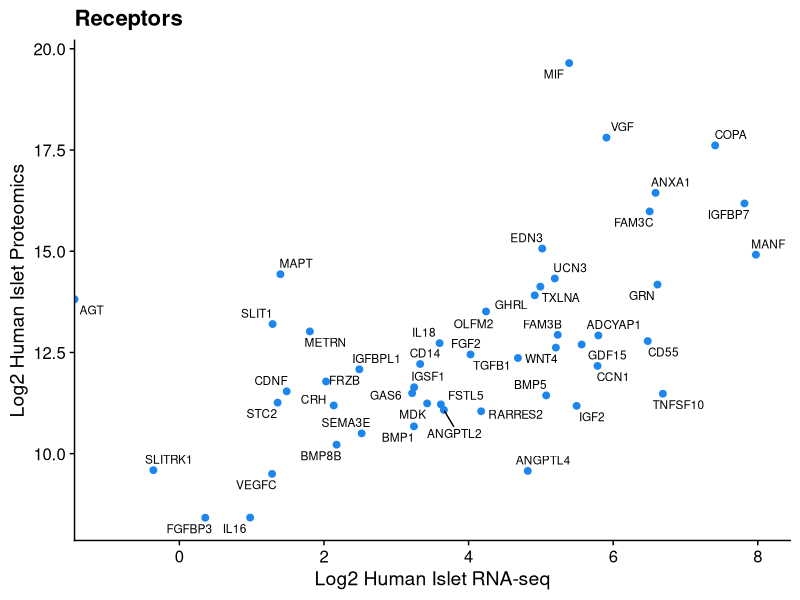
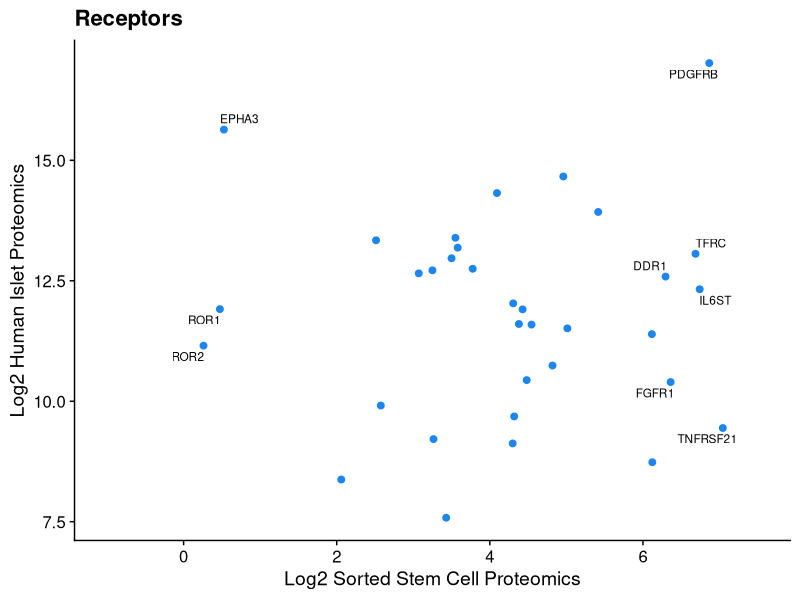
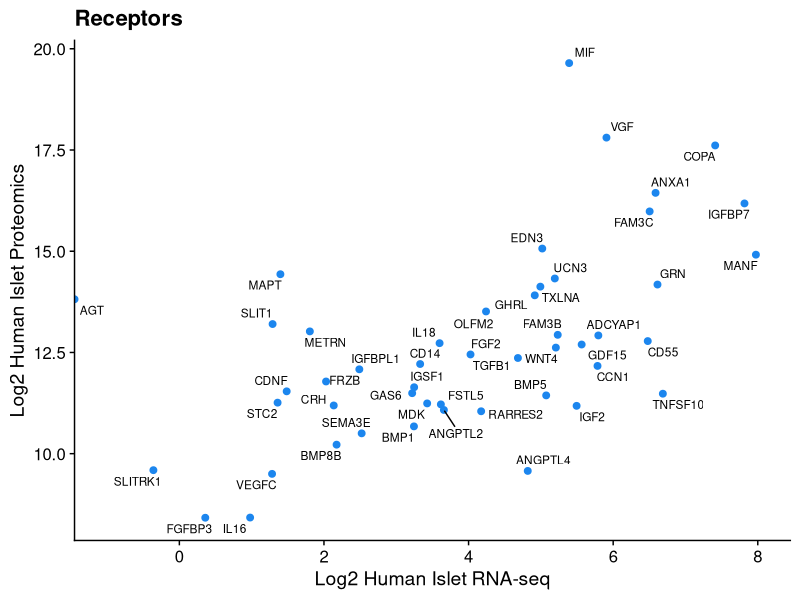

These figures' R source, in order: (Note: this script raises an error after producing the figures.)
# explore the new proteomics data from Foster lab now that have all the 
# n's. Compare it to the bulk RNA-seq data



library(tidyverse)
library(cowplot)
library(ggrepel) 



# open new proteomics data from Grace
proteomics_df <- (read.csv("ligand_receptor_lists/feb2022_new_lists/OmniPath/data/ave_proteomics_grace_mar2022.txt", 
                          sep = "\t")) %>% 
  mutate(uniprot_gn_ids = Protein.Group) 



# open receptors list
# this list has been filtered to exclude all receptors with a consensus score below 6
# and to remove all that were manually annotated as "No" to keep in list
# kept the "TBDs"
receptors_df <- (read.csv("ligand_receptor_lists/feb2022_new_lists/OmniPath/data/receptors_with_proteomics.tsv", 
                          sep = "\t"))


# open ligands list
# this list has been filtered to exclude all ligands with a consensus score below 6
# and to remove all that were manually annoated as "No" to keep in list
# kept the "TBDs"
ligands_df <- (read.csv("ligand_receptor_lists/feb2022_new_lists/OmniPath/data/ligands_with_proteomics.tsv", 
                        sep = "\t")) # %>% 
 # select(hgnc_symbol,
  #       description,
   #      comments,
  #       ensembl_gene_ids,
   #      uniprot_gn_ids,
    #     consensus_score,
     #    islet_tpm,
      #   islet_tpm_rank,
       #  islet_proteomics,
  #       islet_proteomics_rank) %>% 
  # append new proteomics data
#  left_join(proteomics_df,
#            by = "uniprot_gn_ids")


nrow(ligands_df %>% 
  filter(keep_in_list == "Yes"))

# plot human islet bulk RNA-seq against proteomics
# receptors new list may 17th 2022
ligands_df %>% 
  filter(keep_in_list == "Yes") %>% 
ggplot(aes(x = log2(islet_tpm), 
           y = log2(all_islet_proteomics),
           label = hgnc_symbol)) +
  geom_point(colour = "dodgerblue2", size = 2) +
  labs(x = "Log2 Human Islet RNA-seq",
       y = "Log2 Human Islet Proteomics") +
  ggtitle("Receptors") +
  scale_x_continuous(limits = c(-1,8)) +
  # this uses the ggrepel to position
#  geom_text_repel(data=subset(receptors_df %>% filter(keep_in_list == "Yes"), 
#                              log2(islet_tpm) < 2), # to label only certain points
#                  size = 3) +
  geom_text_repel(data=subset(ligands_df %>% filter(keep_in_list == "Yes")), 
                  size = 3,
                  max.overlaps = 20,
                  force = 1,
                  max.time = 2) +
  theme_cowplot()

ggsave(filename = "ligand_receptor_lists/feb2022_new_lists/OmniPath/figures/receptors_islet_proteomics_vs_TPM.jpg")


# receptors stem cell sorted vs human islet
receptors_df %>% 
  filter(keep_in_list == "Yes") %>% 
  ggplot(aes(x = log2(islet_tpm), 
             y = log2(sorted_sc_proteomics),
             label = hgnc_symbol)) +
  geom_point(colour = "dodgerblue2", size = 2) +
  labs(x = "Log2 Sorted Stem Cell Proteomics",
       y = "Log2 Human Islet Proteomics") +
  ggtitle("Receptors") +
  scale_x_continuous(limits = c(-1,7.5)) +
  # this uses the ggrepel to position
  geom_text_repel(data=subset(receptors_df %>% filter(keep_in_list == "Yes"), 
                              log2(islet_tpm) < 2),
                  size = 3) +
  geom_text_repel(data=subset(receptors_df %>% filter(keep_in_list == "Yes"), 
                              log2(islet_tpm) > 6.2),
                  size = 3) +
  theme_cowplot()



# plot human islet bulk RNA-seq against proteomics
ggplot(ligands_df, aes(x = log2(islet_tpm), y = log2(proteomics_human_islets))) +
  geom_point(colour = "dodgerblue2", size = 2) +
  labs(x = "Log2 Human Islet RNA-seq",
       y = "Log2 Human Islet Proteomics") +
  ggtitle("Ligands") +
  scale_x_continuous(limits = c(-5,20)) +
  theme_cowplot()

# save tables with just the columns needed for the basics

#receptors
receptors_df_columns <- receptors_df %>% 
  select(hgnc_symbol,
         description,
         ensembl_gene_ids,
         uniprot_gn_ids,
         consensus_score,
         islet_tpm,
         proteomics_human_islets) %>% 
  arrange(desc(islet_tpm))

write_tsv(receptors_df_columns, "ligand_receptor_lists/feb2022_new_lists/OmniPath/data/receptors_islet_proteomics_rnaseq.tsv")


### save tables with just the columns needed for the basics

# ligands
ligands_df_columns <- ligands_df %>% 
  select(hgnc_symbol,
         description,
         ensembl_gene_ids,
         uniprot_gn_ids,
         consensus_score,
         islet_tpm,
         proteomics_human_islets) %>% 
  arrange(desc(islet_tpm))

write_tsv(ligands_df_columns, "ligand_receptor_lists/feb2022_new_lists/OmniPath/data/ligands_islet_proteomics_rnaseq.tsv")


